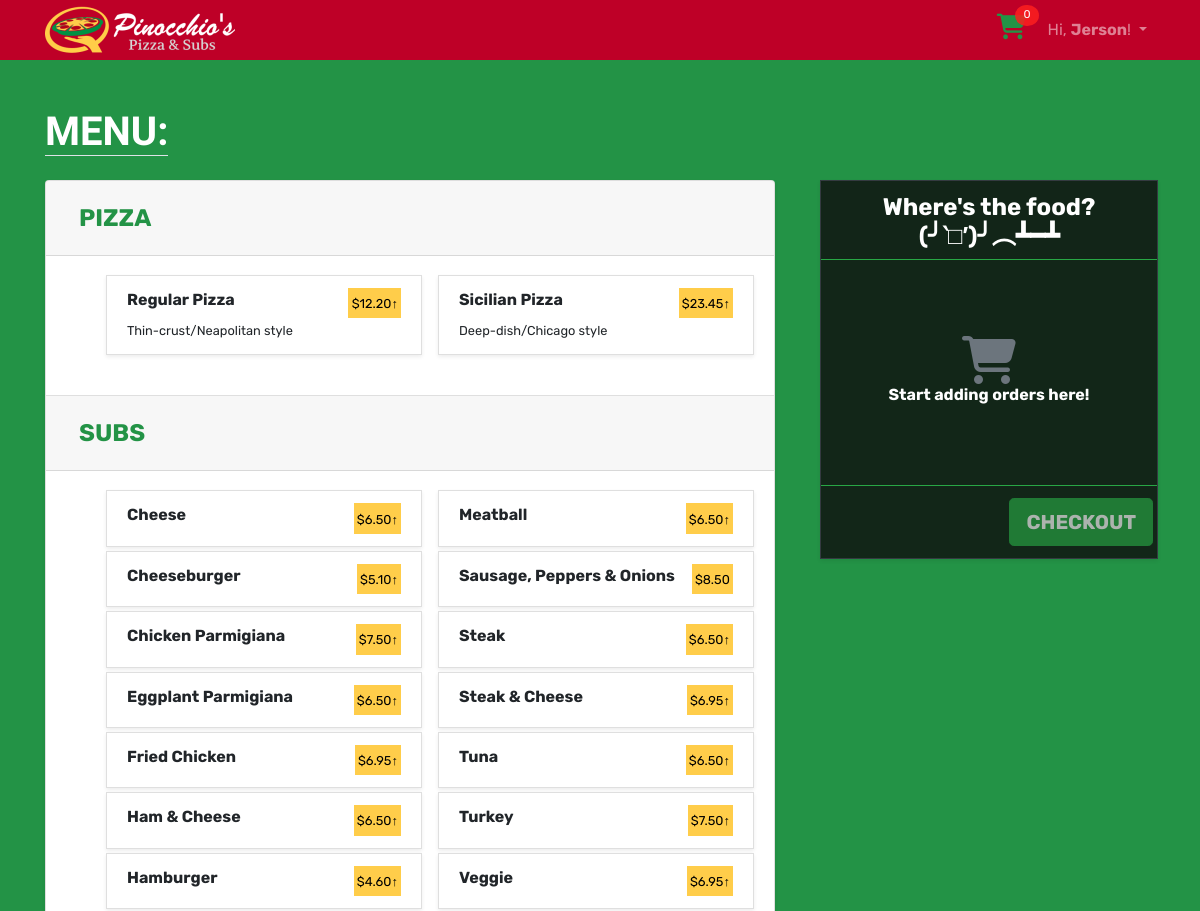
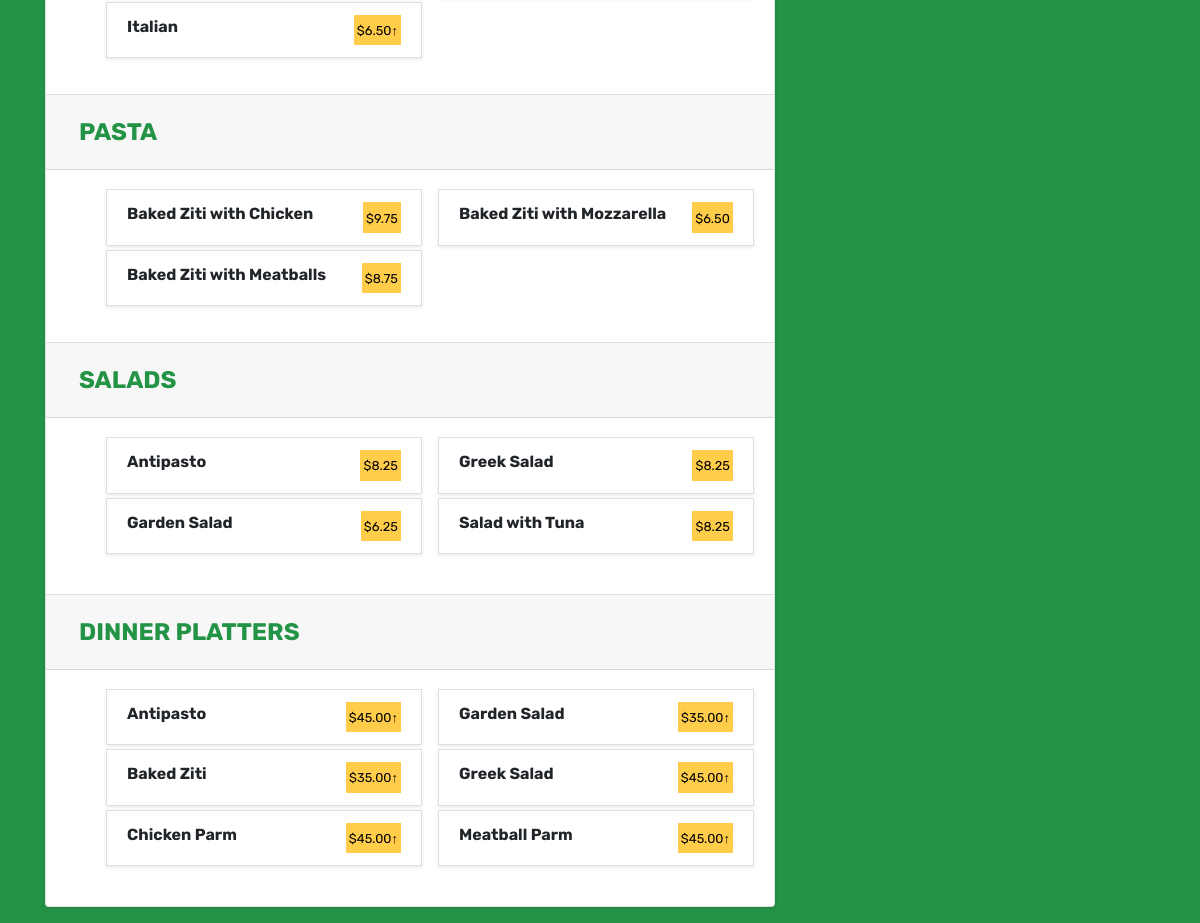
The page / (signed in) on the database its author committed (2 pictures, top to bottom).
### orders/models.py (models this page shows, shortened)
class PizzaType(models.Model):
    alias = models.CharField(max_length=120, unique=True)
    name = models.CharField(max_length=120, unique=True)
    description = models.CharField(max_length=120)

class RegularPizza(models.Model):
    name = models.CharField(max_length=120, unique=True)
    small = models.DecimalField(max_digits=10, decimal_places=2)
    large = models.DecimalField(max_digits=10, decimal_places=2)
    toppingsCount = models.IntegerField(default=0)

class SicilianPizza(models.Model):
    name = models.CharField(max_length=120, unique=True)
    small = models.DecimalField(max_digits=10, decimal_places=2)
    large = models.DecimalField(max_digits=10, decimal_places=2)
    toppingsCount = models.IntegerField(default=0)

class Sub(models.Model):
    name = models.CharField(max_length=120, unique=True)
    small = models.DecimalField(max_digits=10, decimal_places=2, null=True, blank=True)
    large = models.DecimalField(max_digits=10, decimal_places=2, null=True, blank=True)
    add_Ons = models.ManyToManyField(SubExtra, blank=True, related_name="extras")

class Pasta(models.Model):
    name = models.CharField(max_length=120, unique=True)
    price = models.DecimalField(max_digits=10, decimal_places=2)

class Salad(models.Model):
    name = models.CharField(max_length=120, unique=True)
    price = models.DecimalField(max_digits=10, decimal_places=2)

class DinnerPlatter(models.Model):
    name = models.CharField(max_length=120, unique=True)
    small = models.DecimalField(max_digits=10, decimal_places=2)
    large = models.DecimalField(max_digits=10, decimal_places=2)

### orders/views.py (the view)
# urls.py: path("", views.home, name="home"),
def home(request):
    user = request.user.id
    cart_items = CartItem.objects.filter(user=user, status='CART')
    pizzaType = list(PizzaType.objects.values().order_by('name'))
    regularPizza = list(RegularPizza.objects.values().order_by('small'))
    sicilianPizza = list(SicilianPizza.objects.values().order_by('small'))
    pizzaTopping = list(PizzaTopping.objects.values().order_by('name'))
    subs = Sub.objects.all().order_by('name')
    pasta = list(Pasta.objects.values().order_by('name'))
    salad= list(Salad.objects.values().order_by('name'))
    dinnerPlatter = list(DinnerPlatter.objects.values().order_by('name'))
    context = {
        "pizzaType" : pizzaType,
        "regularPizza" : regularPizza,
        "sicilianPizza" : sicilianPizza,
        "pizzaTopping" : pizzaTopping,
        "subs" : subs,
        "sub" : list(Sub.objects.values('id', 'name', 'small', 'large', 'add_Ons__id', 'add_Ons__name', 'add_Ons__price')),
        "pasta" : pasta,
        "salad" : salad,
        "dinnerPlatter" : dinnerPlatter,
        "cart_items" : cart_items,
    }
    cart_total = 0
    cart_quantity = 0
    for item in cart_items:
        cart_total += item.sub_total
        cart_quantity += item.quantity
    if cart_total != 0:
        context['cart_total'] = format(cart_total, '.2f')
    context['cart_quantity'] = cart_quantity
    return render(request, "orders/home.html", context)

### templates/orders/home.html (shortened to what this page needs)
    {% extends 'base.html' %}
    {% load static %}
    {% block stylesheet %}
    <link rel="stylesheet" href="{% static 'css/home.css' %}">
    {% endblock %}
    {% block body_content %}
    <div class="container mb-3">
      <h1 class="mt-5 mb-4 text-white font-weight-bold" id="menu"><a href="#menu" class="text-decoration-none text-reset text-uppercase border-bottom">Menu:</a></h1>
        <div class="row">
          <div class="col-lg-8 col-md-12 col-sm-12 col-xs-12" id="menu-div">
            <div class="accordion border-0 shadow-sm" id="accordionMenu">
                <div class="card">
                  <div class="card-header" id="pizza">
                    <h2 class="mb-0">
                      <button class="btn btn-link" type="button" data-toggle="collapse" data-target="#collapseOne" aria-expanded="true" aria-controls="collapseOne">
                        Pizza
                      </button>
                    </h2>
                  </div>
                  <div id="collapseOne" class="collapse show" aria-labelledby="pizza">
                    <div class="card-body">
                      <ul>
                        {% for pizza in pizzaType %}
                        <li class="list-group-item mb-1 rounded-0 shadow-sm menu-items" data-type="{{ pizza.alias }}" data-menuname="{{ pizza.name }}" data-toggle="modal" data-target="#menuModal">
                          <div class="d-flex justify-content-between">
                            <span class="font-weight-bold">{{ pizza.name }}</span>
                            {% if pizza.name == "Regular Pizza" %}
                              <mark><small>${{ regularPizza.0.small }}<span>&uarr;</small></mark>
                            {% else %}
                              <mark><small>${{ sicilianPizza.0.small }}&uarr;</small></mark>
                            {% endif %}
                          </div>
                          <small>{{ pizza.description }}</small>
                        </li>
                        {% endfor %}
                      </ul>
                    </div>
                  </div>
                </div>
                <div class="card">
                  <div class="card-header" id="sub">
                    <h2 class="mb-0">
                      <button class="btn btn-link" type="button" data-toggle="collapse" data-target="#collapseTwo" aria-expanded="true" aria-controls="collapseTwo">
                        Subs
                      </button>
                    </h2>
                  </div>
                  <div id="collapseTwo" class="collapse show" aria-labelledby="sub">
                    <div class="card-body">
                      <ul>
                        {% for sub in subs %}
                          <li class="list-group-item mb-1 rounded-0 shadow-sm menu-items" data-type="sub" data-menuname="{{ sub.name }}" data-toggle="modal" data-target="#menuModal">
                            <div class="d-flex justify-content-between">
                              <span class="font-weight-bold">{{ sub.name }}</span>
                              {% if sub.small %}
                                <mark><small>${{ sub.small }}&uarr;</small></mark>
                              {% else %}
                                <mark><small>${{ sub.large }}</small></mark>
                              {% endif %}
                            </div>
                          </li>
                        {% endfor %}
                      </ul>
                    </div>
                  </div>
                </div>
                <div class="card">
                  <div class="card-header" id="pasta">
                    <h2 class="mb-0">
                      <button class="btn btn-link" type="button" data-toggle="collapse" data-target="#collapseThree" aria-expanded="true" aria-controls="collapseThree">
                        Pasta
                      </button>
                    </h2>
                  </div>
                  <div id="collapseThree" class="collapse show" aria-labelledby="pasta">
                    <div class="card-body">
                      <ul>
                        {% for pasta in pasta %}
                          <li class="list-group-item mb-1 rounded-0 shadow-sm menu-items" data-type="pasta" data-menuname="{{ pasta.name }}" data-toggle="modal" data-target="#menuModal">
                            <div class="d-flex justify-content-between">
                              <span class="font-weight-bold">{{ pasta.name }}</span>
                              <mark><small>${{ pasta.price }}</small></mark>
                            </div>
                          </li>
                        {% endfor %}
                      </ul>
                    </div>
                  </div>
                </div>
                <div class="card">
                  <div class="card-header" id="salad">
                    <h2 class="mb-0">
                      <button class="btn btn-link" type="button" data-toggle="collapse" data-target="#collapseFour" aria-expanded="true" aria-controls="collapseFour">
                        Salads
                      </button>
                    </h2>
                  </div>
                  <div id="collapseFour" class="collapse show" aria-labelledby="salad">
                    <div class="card-body">
                      <ul>
                        {% for salad in salad %}
                          <li class="list-group-item mb-1 rounded-0 shadow-sm menu-items" data-type="salad" data-menuname="{{ salad.name }}" data-toggle="modal" data-target="#menuModal">
                            <div class="d-flex justify-content-between">
                              <span class="font-weight-bold">{{ salad.name }}</span>
                              <mark><small>${{ salad.price }}</small></mark>
                            </div>
                          </li>
                        {% endfor %}
                      </ul>
                    </div>
                  </div>
                </div>
                  <div class="card">
                    <div class="card-header" id="dinnerplatter">
                      <h2 class="mb-0">
                        <button class="btn btn-link" type="button" data-toggle="collapse" data-target="#collapseFive" aria-expanded="true" aria-controls="collapseFive">
                            Dinner Platters
                        </button>
                      </h2>
                    </div>
                    <div id="collapseFive" class="collapse show" aria-labelledby="dinner-platter">
                      <div class="card-body">
                        <ul>
                          {% for dinnerPlatter in dinnerPlatter %}
                            <li class="list-group-item mb-1 rounded-0 shadow-sm menu-items" data-type="dinnerPlatter" data-menuname="{{ dinnerPlatter.name }}" data-toggle="modal" data-target="#menuModal">
                              <div class="d-flex justify-content-between">
                                <span class="font-weight-bold">{{ dinnerPlatter.name }}</span>
                                <mark><small>${{ dinnerPlatter.small }}&uarr;</small></mark>
                              </div>
                            </li>
                          {% endfor %}
                        </ul>
                      </div>
                    </div>
                  </div>
            </div>
          </div>
          <div class="col-lg-4 d-xs-none d-sm-none d-md-block d-l-block d-lg-block side-cart-div">
            <div class="container position-fixed" id="side-cart">
              <div class="card border border-dark rounded-0 shadow-sm mb-3 rounded-0" id="cart-items-card">
                <div class="card-header border-success text-white text-center pb-0">
                  <h4 class="font-weight-bold" id="cart-header">
                    {% if cart_items %}
                      <i class="fas fa-2x fa-cart-arrow-down text-success"></i>
                      <br>
                      Smells delicious in here!
                    {% else %}
                      Where's the food? <br> (╯‵□′)╯︵┻━┻
                    {% endif %}
                  </h4>
                </div>
                <div class="card-body text-white pl-0 pr-0 pb-0 pt-1" id="cart-items-div">
                  <table class="table table-sm text-white table-borderless">
                    <tbody id="cartItems">
                      {% if cart_items %}
                        {% for item in cart_items %}
                        <tr data-orderid="{{item.id}}">
                          <th scope="row">{{ item.quantity }}</th>
                          <td>
                            {{ item.name}}
                            {% if item.size %}
                              <span class="badge badge-secondary rounded-0">{{ item.size }}</span>
                            {% endif %}
                            {% if item.addons %}
                              <br>
                              <small><strong>with</strong> {{ item.addons }}</small>
                            {% endif %}
                          </td>
                          <td>
                            <i class="far fa-trash-alt text-danger text-center" title="Delete order?" onclick="deleteOrder(this)"></i>
                          </td>
                          <td class="text-right">
                            <span class="font-weight-bolder text-success">$</span><span class="text-success"><span class="border-bottom border-white">{{item.sub_total}}</span></span>
                          </td>
                        </tr>
                        {% endfor%}
                      {% else %}
                        <div class="text-center pt-4" id="zero-cart">
                          <i class="fas fa-shopping-cart fa-3x mt-5 text-secondary"></i>
                          <br>
                          <h6 class="font-weight-bold text-white">
                            {% if user.is_authenticated %}
                              Start adding orders here!
                            {% else %}
                              Log in to add food to your cart.
                            {% endif %}
                          </h6>
                        </div>
                      {% endif %}
                    </tbody>
                  </table>
                </div>
                <div id="checkout-div" class="card-footer bg-transparent border-success text-right pr-1">
                  <button type="button" class="btn btn-lg btn-success font-weight-bold" id="checkout-btn" {%if cart_items%}{%else%}disabled{%endif%} onclick="cartPageRedirect()">
                    CHECKOUT
                  </button>
                </div>
              </div>
            </div>
          </div>
        </div>
    </div>
    {% endblock %}

### templates/base.html (shortened to what this page needs)
{% load static %}<!DOCTYPE html>
<html>
  <head>
    <link rel="stylesheet" href="{% static 'css/bootstrap.min.css' %}">
    <link rel="stylesheet" href="{% static 'css/app.css' %}">
    {% block stylesheet %}{% endblock %}
  </head>
  <body>
    {% block body %}
    <nav class="navbar navbar-expand-sm navbar-dark mt-0 mb-0 pt-0 pb-0">
      <div class="container">
        <a class="navbar-brand" href="{% url 'home' %}">
          <img src="../static/img/logo.png" alt="Pinocchio's Pizza & Subs logo">
        </a>
        <div id="mainMenu">
          {% if user.is_authenticated %}
            <ul class="navbar-nav ml-auto d-flex flex-row">
              <li class="nav-item">
                <a href="{% url 'cart' %}" class="items-in-cart d-inline">
                  <span><i class="fas fa-shopping-cart lg"></i></span>
                  <span class="cart-quantity">{{cart_quantity}}</span>
                </a>
              </li>
              <li class="nav-item dropdown">
                <a class="nav-link dropdown-toggle" href="#" id="userMenu" data-toggle="dropdown" aria-haspopup="true" aria-expanded="false">
                  Hi, <span class="font-weight-bold">{{ user.first_name|title }}</span>!
                </a>
              </li>
            </ul>
          {% endif %}
        </div>
      </div>
    </nav>
    {% endblock body %}
    {% block body_content %}
    {% endblock %}
  </body>
</html>

### static/css/app.css (style rules this page uses)
body { font-family: 'Rubik', sans-serif; background-color: #239346; }
.navbar { background-color: #be0027; }

### static/css/home.css (style rules this page uses)
.items-in-cart { color: #239346; padding: 4px 1px; margin-right: 13px; text-decoration: none; top: 4px; position: relative; display: inline-block; }
#mainMenu > ul > li:nth-child(1) > a > span:nth-child(1) > i { font-size: 1.6em; }
.cart-quantity { position: absolute; top: -12px; right: -12px; padding: 2px 8px; border-radius: 50%; background-color:rgba(253, 31, 31, 0.849); color: white; font-size: 0.7em; }
button[data-toggle="collapse"], button[data-toggle="collapse"]:hover { text-transform: uppercase; font-weight: bold; font-size: 1.5rem; color: #239346; }
h1, h3 { font-family: 'Leckerli One', sans-serif; }
ul { -webkit-column-count: 2; -moz-column-count: 2; column-count: 2; }
li { -webkit-column-break-inside: avoid; page-break-inside: avoid; break-inside: avoid; }
#zero-cart > i { position: relative; animation-name: move; animation-duration: 1s; }
mark { background-color: #FFCD4A; }
#cart-items-card { background: rgba(15, 15, 15, 0.822); }
#side-cart { max-width: 23rem; }
#cart-items-div { overflow:auto; max-width: 336px; max-height:327px; min-height: 225px; }

### rows shown on the page
PizzaType: name "Regular Pizza", description "Thin-crust/Neapolitan style"
RegularPizza: small "12.20"
PizzaType: name "Sicilian Pizza", description "Deep-dish/Chicago style"
SicilianPizza: small "23.45"
Sub: name "Cheese", small "6.50"
Sub: name "Cheeseburger", small "5.10"
Sub: name "Chicken Parmigiana", small "7.50"
Sub: name "Eggplant Parmigiana", small "6.50"
Sub: name "Fried Chicken", small "6.95"
Sub: name "Ham & Cheese", small "6.50"
Sub: name "Hamburger", small "4.60"
Sub: name "Italian", small "6.50"
Sub: name "Meatball", small "6.50"
Sub: name "Sausage, Peppers & Onions", large "8.50"
Sub: name "Steak", small "6.50"
Sub: name "Steak & Cheese", small "6.95"
Sub: name "Tuna", small "6.50"
Sub: name "Turkey", small "7.50"
Sub: name "Veggie", small "6.95"
Pasta: name "Baked Ziti with Chicken", price "9.75"
Pasta: name "Baked Ziti with Meatballs", price "8.75"
Pasta: name "Baked Ziti with Mozzarella", price "6.50"
Salad: name "Antipasto", price "8.25"
Salad: name "Garden Salad", price "6.25"
Salad: name "Greek Salad", price "8.25"
Salad: name "Salad with Tuna", price "8.25"
DinnerPlatter: name "Antipasto", small "45.00"
DinnerPlatter: name "Baked Ziti", small "35.00"
DinnerPlatter: name "Chicken Parm", small "45.00"
DinnerPlatter: name "Garden Salad", small "35.00"
DinnerPlatter: name "Greek Salad", small "45.00"
DinnerPlatter: name "Meatball Parm", small "45.00"

### other values the page prints
{{ cart_quantity }} "0"
{{ user.first_name|title }} "Jerson"
